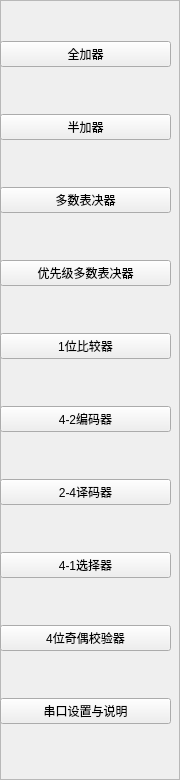
      <widget class="QFrame" name="frame">
       <property name="sizePolicy">
        <sizepolicy hsizetype="Expanding" vsizetype="Expanding">
         <horstretch>1</horstretch>
         <verstretch>0</verstretch>
        </sizepolicy>
       </property>
       <property name="frameShape">
        <enum>QFrame::StyledPanel</enum>
       </property>
       <property name="frameShadow">
        <enum>QFrame::Raised</enum>
       </property>
       <widget class="QWidget" name="verticalLayoutWidget">
        <property name="geometry">
         <rect>
          <x>0</x>
          <y>0</y>
          <width>171</width>
          <height>771</height>
         </rect>
        </property>
        <layout class="QVBoxLayout" name="verticalLayout">
         <item>
          <widget class="QPushButton" name="pushButton_full">
           <property name="text">
            <string>全加器</string>
           </property>
          </widget>
         </item>
         <item>
          <widget class="QPushButton" name="pushButton_half">
           <property name="text">
            <string>半加器</string>
           </property>
          </widget>
         </item>
         <item>
          <widget class="QPushButton" name="pushButton_mult">
           <property name="text">
            <string>多数表决器</string>
           </property>
          </widget>
         </item>
         <item>
          <widget class="QPushButton" name="pushButton_select">
           <property name="text">
            <string>优先级多数表决器</string>
           </property>
          </widget>
         </item>
         <item>
          <widget class="QPushButton" name="pushButton_com">
           <property name="text">
            <string>1位比较器</string>
           </property>
          </widget>
         </item>
         <item>
          <widget class="QPushButton" name="pushButton_encode">
           <property name="text">
            <string>4-2编码器</string>
           </property>
          </widget>
         </item>
         <item>
          <widget class="QPushButton" name="pushButton_decode">
           <property name="text">
            <string>2-4译码器</string>
           </property>
          </widget>
         </item>
         <item>
          <widget class="QPushButton" name="pushButton_select4">
           <property name="text">
            <string>4-1选择器</string>
           </property>
          </widget>
         </item>
         <item>
          <widget class="QPushButton" name="pushButton_old">
           <property name="text">
            <string>4位奇偶校验器</string>
           </property>
          </widget>
         </item>
         <item>
          <widget class="QPushButton" name="pushButton_content">
           <property name="text">
            <string>串口设置与说明</string>
           </property>
          </widget>
         </item>
        </layout>
       </widget>
      </widget>
